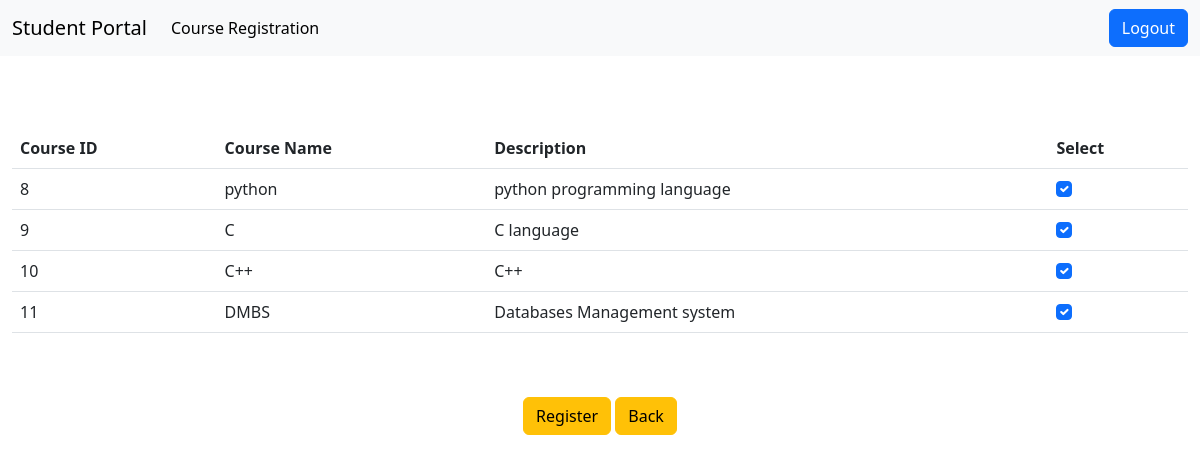
The app's page /stu-cou-reg/course-reg/1, older data.
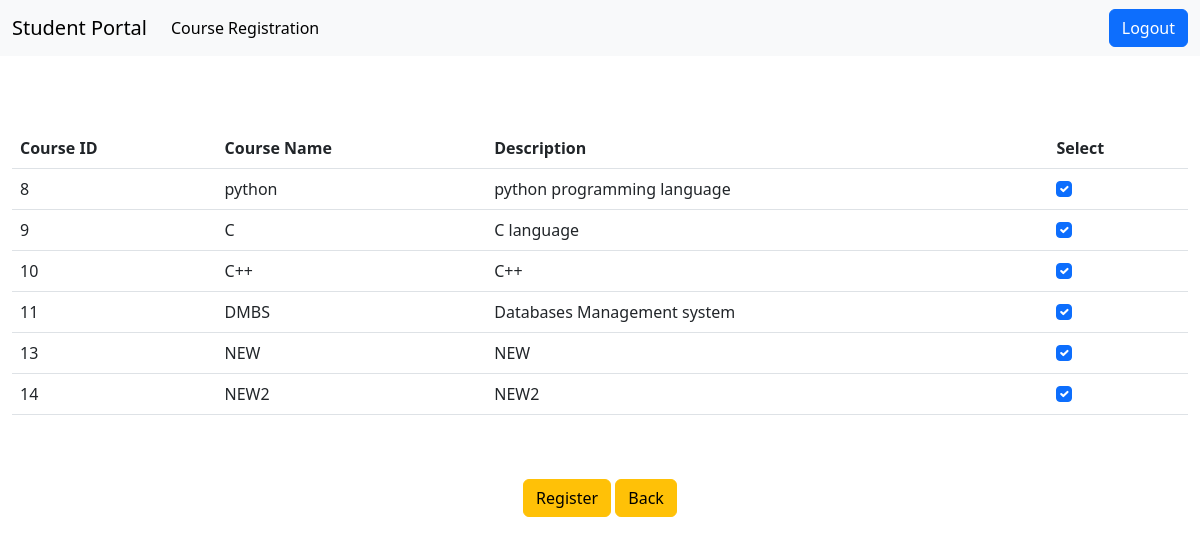
The same page, newer data.
### stu_cou_reg/models.py (models this page shows)
class CourseData(models.Model):
    course_id = models.BigAutoField(primary_key='True')
    course_name = models.CharField(max_length=16,unique='True',null='True')
    description = models.CharField(max_length=500)
    class Meta:
        db_table='Courses'

### stu_cou_reg/views.py (the view)
# urls.py: path('course-reg/<int:id>', views.course_reg_page, name='course_reg_page'),
def course_reg_page(request, id):
    print(id)
    user = User.objects.get( id = id )
    print(user)
    return render(request,'course_reg.html',{ 'user_id' : id , 'all_courses_data' : CourseData.objects.all().values()})

### templates/course_reg.html (shortened to what this page needs)
{% load static %}
<!DOCTYPE html>
<html lang="en">
<head>
    <link href="https://cdn.jsdelivr.net/npm/bootstrap@5.3.0-alpha3/dist/css/bootstrap.min.css" rel="stylesheet">
</head>
<body>
  <nav class="navbar navbar-expand-lg bg-body-tertiary">
    <div class="container-fluid">
      <div class="collapse navbar-collapse" id="navbarTogglerDemo01">
        <a class="navbar-brand" href="">Student Portal</a>
        <ul class="navbar-nav me-auto mb-2 mb-lg-0">
          <li class="nav-item">
            <a class="nav-link active" aria-current="page" href="">Course Registration</a>
          </li>
        </ul>
        <div class="d-flex" >
            <ul class="navbar-nav me-auto mb-2 mb-lg-0">
                <li class="nav-item">
                  <a href="{% url 'student_logout' %}"><button type="submit"  class="btn btn-primary">Logout</button> </a>
              </li>
            </ul>
          </div>
      </div>
    </div>
  </nav>
  <form action="{% url 'course_reg_form' %}" method="post">
    <br>
    <br><br>
    <div class="container-fluid" >
      <table class="table">
        <thead>
          <tr>
            <th scope="col">Course ID</th>
            <th scope="col">Course Name</th>
            <th scope="col">Description</th>
            <th scope="col">Select</th>
          </tr>
        </thead>
        <tbody>
        {% for x in all_courses_data %}
            <tr>
                <td>{{ x.course_id }}</td>
                <td>{{ x.course_name }}</td>
                <td>{{ x.description }}</td>
                <td>
                  <input class="form-check-input" type="checkbox" name="course_reg_radios" value="{{ x.course_id }}" checked>
                </td>
            </tr>
        {% endfor %}
        </tbody>
      </table>
    </div>
    <br><br>
    <center>
      <button type="submit" class="btn btn-warning" value="Register" name="Register">Register</button>
      <button type="submit" class="btn btn-warning" value="Back" name="Back">Back</button>
    </center>
  </form>
</body>
</html>

Row changes from the older to the newer data that the page shows:
added CourseData: course_id "13", course_name "NEW", description "NEW"
added CourseData: course_id "14", course_name "NEW2", description "NEW2"
